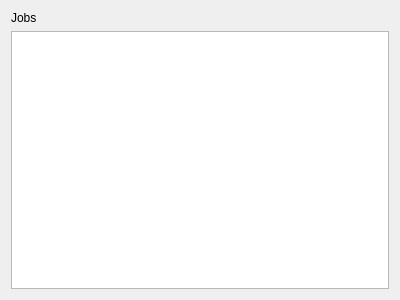
<?xml version="1.0" encoding="UTF-8"?>
<ui version="4.0">
 <class>UserJobsComponent</class>
 <widget class="QWidget" name="UserJobsComponent">
  <property name="geometry">
   <rect>
    <x>0</x>
    <y>0</y>
    <width>400</width>
    <height>300</height>
   </rect>
  </property>
  <property name="windowTitle">
   <string>Form</string>
  </property>
  <layout class="QVBoxLayout" name="verticalLayout">
   <item>
    <widget class="QLabel" name="job_lbl">
     <property name="text">
      <string>Jobs</string>
     </property>
    </widget>
   </item>
   <item>
    <widget class="QListWidget" name="jobs_list">
     <property name="frameShadow">
      <enum>QFrame::Plain</enum>
     </property>
     <property name="editTriggers">
      <set>QAbstractItemView::NoEditTriggers</set>
     </property>
    </widget>
   </item>
  </layout>
 </widget>
 <resources/>
 <connections/>
</ui>
